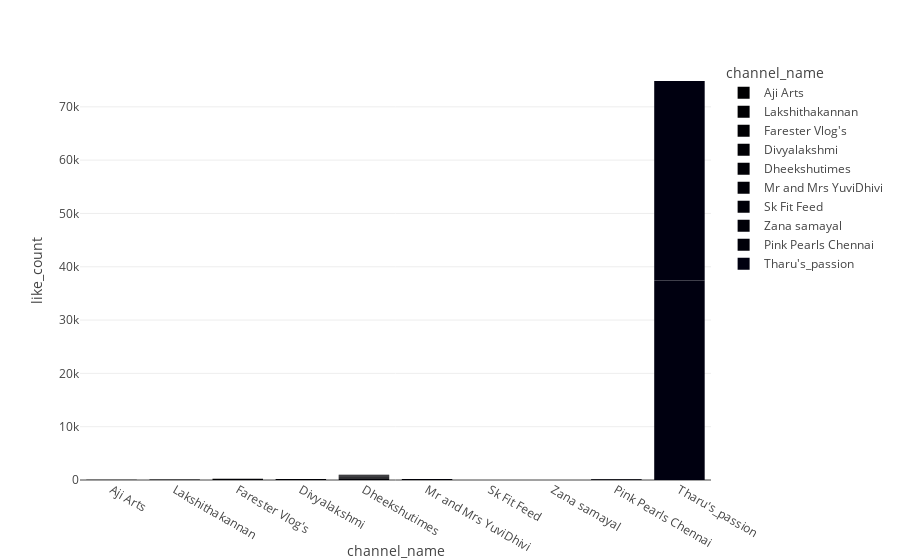

Source (notebook cell):
### Code cell
#question 7.
df = pd.read_sql_query("select like_count,video_name, channel_name from video",mydb)
#st.write(df)
fig = px.bar(df,x='channel_name',y='like_count',color='channel_name')
#st.plotly_chart(fig)
fig

### Figure 1 — Plotly figure (JSON) as saved in the notebook; plotly's stock layout.template omitted (floating-point values rounded to 4 significant figures)
{"data": [{"alignmentgroup": "True", "hovertemplate": "channel_name=%{x}<br>like_count=%{y}<extra></extra>", "legendgroup": "Aji Arts", "marker": {"color": "#000001", "pattern": {"shape": ""}}, "name": "Aji Arts", "offsetgroup": "Aji Arts", "orientation": "v", "showlegend": true, "textposition": "auto", "type": "bar", "x": ["Aji Arts", "Aji Arts", "Aji Arts"], "xaxis": "x", "y": [12, 12, 12], "yaxis": "y"}, {"alignmentgroup": "True", "hovertemplate": "channel_name=%{x}<br>like_count=%{y}<extra></extra>", "legendgroup": "Lakshithakannan", "marker": {"color": "#000002", "pattern": {"shape": ""}}, "name": "Lakshithakannan", "offsetgroup": "Lakshithakannan", "orientation": "v", "showlegend": true, "textposition": "auto", "type": "bar", "x": ["Lakshithakannan", "Lakshithakannan"], "xaxis": "x", "y": [81, 27], "yaxis": "y"}, {"alignmentgroup": "True", "hovertemplate": "channel_name=%{x}<br>like_count=%{y}<extra></extra>", "legendgroup": "Farester Vlog's", "marker": {"color": "#000003", "pattern": {"shape": ""}}, "name": "Farester Vlog's", "offsetgroup": "Farester Vlog's", "orientation": "v", "showlegend": true, "textposition": "auto", "type": "bar", "x": ["Farester Vlog's"], "xaxis": "x", "y": [218], "yaxis": "y"}, {"alignmentgroup": "True", "hovertemplate": "channel_name=%{x}<br>like_count=%{y}<extra></extra>", "legendgroup": "Divyalakshmi", "marker": {"color": "#000004", "pattern": {"shape": ""}}, "name": "Divyalakshmi", "offsetgroup": "Divyalakshmi", "orientation": "v", "showlegend": true, "textposition": "auto", "type": "bar", "x": ["Divyalakshmi"], "xaxis": "x", "y": [168], "yaxis": "y"}, {"alignmentgroup": "True", "hovertemplate": "channel_name=%{x}<br>like_count=%{y}<extra></extra>", "legendgroup": "Dheekshutimes", "marker": {"color": "#000005", "pattern": {"shape": ""}}, "name": "Dheekshutimes", "offsetgroup": "Dheekshutimes", "orientation": "v", "showlegend": true, "textposition": "auto", "type": "bar", "x": ["Dheekshutimes", "Dheekshutimes", "Dheekshutimes", "Dheekshutimes", "Dheekshutimes", "Dheekshutimes"], "xaxis": "x", "y": [168, 168, 168, 168, 168, 168], "yaxis": "y"}, {"alignmentgroup": "True", "hovertemplate": "channel_name=%{x}<br>like_count=%{y}<extra></extra>", "legendgroup": "Mr and Mrs YuviDhivi", "marker": {"color": "#000006", "pattern": {"shape": ""}}, "name": "Mr and Mrs YuviDhivi", "offsetgroup": "Mr and Mrs YuviDhivi", "orientation": "v", "showlegend": true, "textposition": "auto", "type": "bar", "x": ["Mr and Mrs YuviDhivi", "Mr and Mrs YuviDhivi"], "xaxis": "x", "y": [168, 35], "yaxis": "y"}, {"alignmentgroup": "True", "hovertemplate": "channel_name=%{x}<br>like_count=%{y}<extra></extra>", "legendgroup": "Sk Fit Feed ", "marker": {"color": "#000007", "pattern": {"shape": ""}}, "name": "Sk Fit Feed ", "offsetgroup": "Sk Fit Feed ", "orientation": "v", "showlegend": true, "textposition": "auto", "type": "bar", "x": ["Sk Fit Feed "], "xaxis": "x", "y": [4], "yaxis": "y"}, {"alignmentgroup": "True", "hovertemplate": "channel_name=%{x}<br>like_count=%{y}<extra></extra>", "legendgroup": "Zana samayal", "marker": {"color": "#000008", "pattern": {"shape": ""}}, "name": "Zana samayal", "offsetgroup": "Zana samayal", "orientation": "v", "showlegend": true, "textposition": "auto", "type": "bar", "x": ["Zana samayal"], "xaxis": "x", "y": [11], "yaxis": "y"}, {"alignmentgroup": "True", "hovertemplate": "channel_name=%{x}<br>like_count=%{y}<extra></extra>", "legendgroup": "Pink Pearls Chennai", "marker": {"color": "#000009", "pattern": {"shape": ""}}, "name": "Pink Pearls Chennai", "offsetgroup": "Pink Pearls Chennai", "orientation": "v", "showlegend": true, "textposition": "auto", "type": "bar", "x": ["Pink Pearls Chennai", "Pink Pearls Chennai"], "xaxis": "x", "y": [40, 168], "yaxis": "y"}, {"alignmentgroup": "True", "hovertemplate": "channel_name=%{x}<br>like_count=%{y}<extra></extra>", "legendgroup": "Tharu's_passion", "marker": {"color": "#000010", "pattern": {"shape": ""}}, "name": "Tharu's_passion", "offsetgroup": "Tharu's_passion", "orientation": "v", "showlegend": true, "textposition": "auto", "type": "bar", "x": ["Tharu's_passion", "Tharu's_passion"], "xaxis": "x", "y": [37424, 37424], "yaxis": "y"}], "layout": {"barmode": "relative", "legend": {"title": {"text": "channel_name"}, "tracegroupgap": 0}, "margin": {"t": 60}, "xaxis": {"anchor": "y", "categoryarray": ["Aji Arts", "Lakshithakannan", "Farester Vlog's", "Divyalakshmi", "Dheekshutimes", "Mr and Mrs YuviDhivi", "Sk Fit Feed ", "Zana samayal", "Pink Pearls Chennai", "Tharu's_passion"], "categoryorder": "array", "domain": [0, 1], "title": {"text": "channel_name"}}, "yaxis": {"anchor": "x", "domain": [0, 1], "title": {"text": "like_count"}}}}
